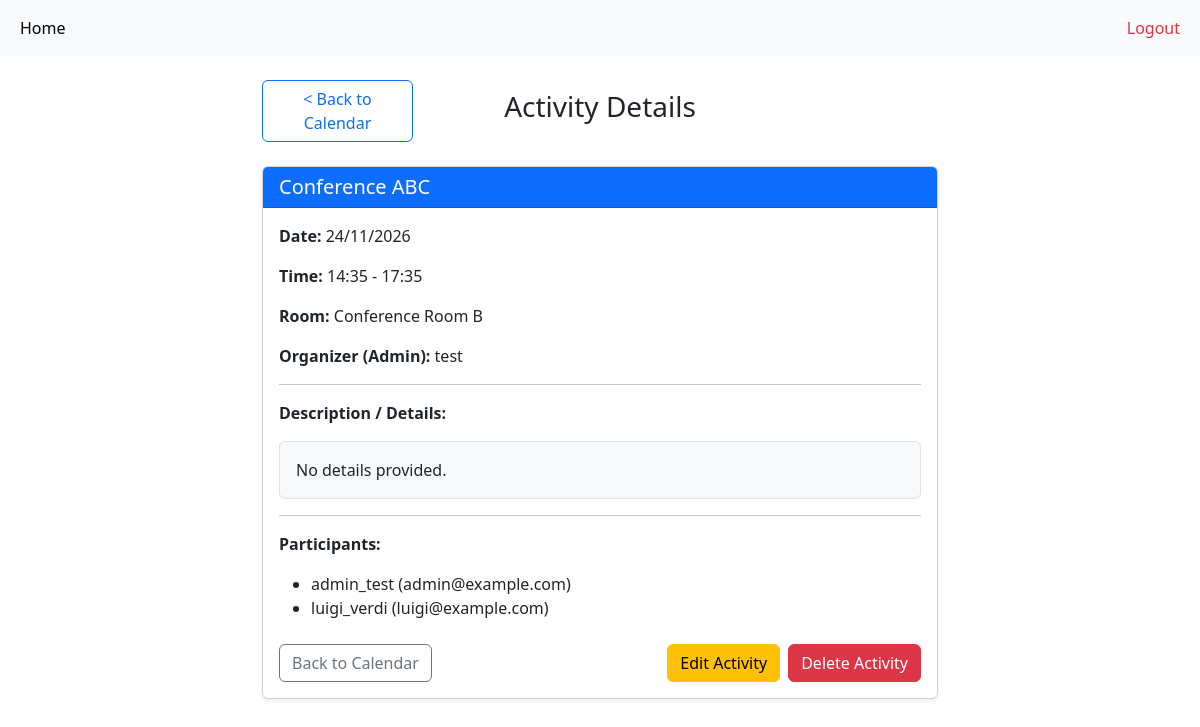
The page /activity/1 (signed in) on the database its author committed.
### models/model/roomReservation.py (models this page shows, shortened)
class RoomReservation(db.Model):
    __tablename__ = 'room_reservation'
    id = db.Column(db.Integer, primary_key=True)
    name = db.Column(db.String(80), nullable=False)
    detail = db.Column(db.Text, nullable=True)
    date = db.Column(db.Date, nullable=False)
    start_time = db.Column(db.Time, nullable=False)
    end_time = db.Column(db.Time, nullable=False)
    room_id = db.Column(db.Integer, db.ForeignKey('room.id'), nullable=False)
    admin_id = db.Column(db.Integer, db.ForeignKey('user.id'), nullable=False)
    admin = db.relationship('User', foreign_keys=[admin_id], backref=db.backref('admin_reservations', lazy=True))
    room = db.relationship('Room', backref=db.backref('reservations', lazy=True))
    participants = db.relationship(
        'User',
        secondary=reservation_participants,
        backref=db.backref('participating_reservations', lazy=True)
    )

### models/model/room.py (models this page shows, shortened)
class Room(db.Model):
    __tablename__ = 'room'
    id = db.Column(db.Integer, primary_key=True)
    name = db.Column(db.String(80), unique=True, nullable=False)
    n_people_space = db.Column(db.Integer, nullable=False)

### models/model/User.py (models this page shows, shortened)
class User(UserMixin, db.Model):
    __tablename__ = 'user'
    id = db.Column(db.Integer, primary_key=True)
    username = db.Column(db.String(80), unique=True, nullable=False)
    email = db.Column(db.String(120), unique=True, nullable=False)
    password_hash = db.Column(db.String(128))

### routes/calendar.py (the view)
@calendar_bp.route('/activity/<int:id>')
@login_required
def view_activity(id):
    reservation = RoomReservation.query.get_or_404(id)
    is_admin = reservation.admin_id == current_user.id
    is_participant = current_user in reservation.participants
    if not is_admin and not is_participant:
        flash('You do not have permission to view this activity.', 'danger')
        return redirect(url_for('calendar.show_calendar'))
    return render_template('dashboard/activity_detail.html', reservation=reservation)

### app.py (called while the page is built)
def create_app():
    app = Flask(__name__)
    app.config.from_object(Config)
    migrate = Migrate(app, db)
    db.init_app(app)
    login_manager.init_app(app)
    login_manager.login_view = 'auth.login'
    app.register_blueprint(auth, url_prefix='/auth')
    app.register_blueprint(calendar_bp)
    @app.route('/')
    def index():
        return redirect(url_for('auth.login'))
    @login_manager.user_loader
    def load_user(user_id):
        return db.session.get(User, int(user_id))
    return app

### templates/dashboard/activity_detail.html (shortened to what this page needs)
{% extends "base.html" %}
{% block content %}
<div class="container mt-4" style="max-width: 700px;">
    <div class="row mb-4 align-items-center">
        <div class="col-3">
            <a href="{{ url_for('calendar.show_calendar') }}" class="btn btn-outline-primary">
                &lt; Back to Calendar
            </a>
        </div>
        <div class="col-6 text-center">
            <h3>Activity Details</h3>
        </div>
    </div>
    <div class="card shadow-sm">
        <div class="card-header bg-primary text-white">
            <h5 class="mb-0">{{ reservation.name }}</h5>
        </div>
        <div class="card-body">
            <p><strong>Date:</strong> {{ reservation.date.strftime('%d/%m/%Y') }}</p>
            <p><strong>Time:</strong> {{ reservation.start_time.strftime('%H:%M') }} - {{ reservation.end_time.strftime('%H:%M') }}</p>
            <p><strong>Room:</strong> {{ reservation.room.name }}</p>
            <p><strong>Organizer (Admin):</strong> {{ reservation.admin.username }}</p>
            <hr>
            <p><strong>Description / Details:</strong></p>
            <div class="p-3 bg-light rounded border">
                {{ reservation.detail if reservation.detail else 'No details provided.' }}
            </div>
            <hr>
            <p><strong>Participants:</strong></p>
            {% if reservation.participants %}
                <ul>
                    {% for participant in reservation.participants %}
                        <li>{{ participant.username }} ({{ participant.email }})</li>
                    {% endfor %}
                </ul>
            {% else %}
                <p class="text-muted">No other participants invited.</p>
            {% endif %}
            <div class="d-flex justify-content-between align-items-center mt-4">
                <a href="{{ url_for('calendar.show_calendar') }}" class="btn btn-outline-secondary">Back to Calendar</a>
                {% if current_user.id == reservation.admin_id %}
                    <div class="d-flex gap-2">
                        <a href="{{ url_for('calendar.edit_activity', id=reservation.id) }}" class="btn btn-warning">
                            Edit Activity
                        </a>
                        <form action="{{ url_for('calendar.delete_activity', id=reservation.id) }}" method="POST" onsubmit="return confirm('Are you sure you want to delete this activity?');">
                            <button type="submit" class="btn btn-danger">
                                Delete Activity
                            </button>
                        </form>
                    </div>
                {% endif %}
            </div>
        </div>
    </div>
</div>
{% endblock %}

### rows shown on the page
RoomReservation: name "Conference ABC", date "24/11/2026", start_time "14:35", end_time "17:35", detail "No details provided."
Room: room.name "Conference Room B"
User: admin.username "test"
User: username "admin_test", email "admin@example.com"
User: username "luigi_verdi", email "luigi@example.com"
